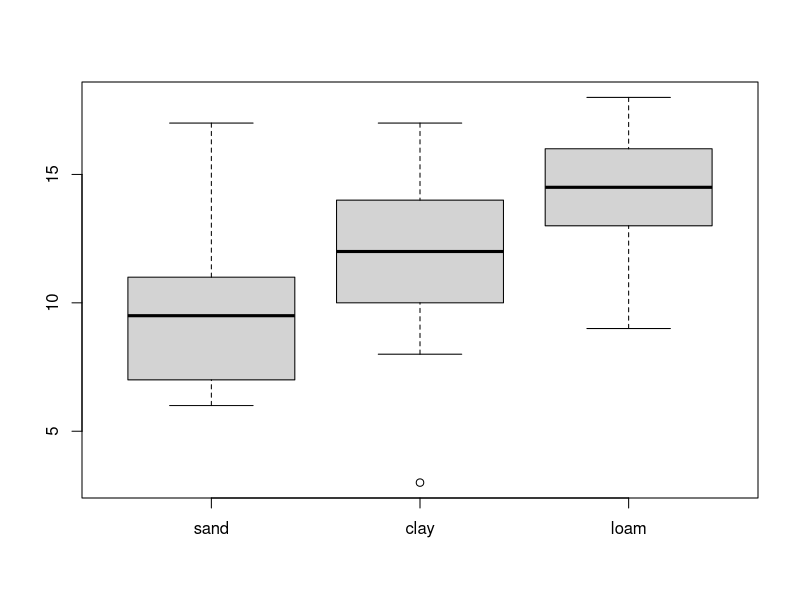
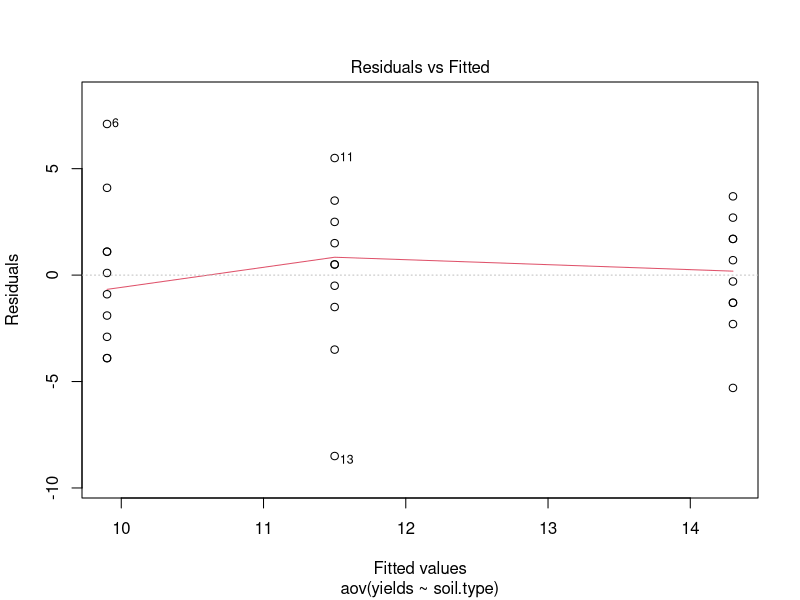
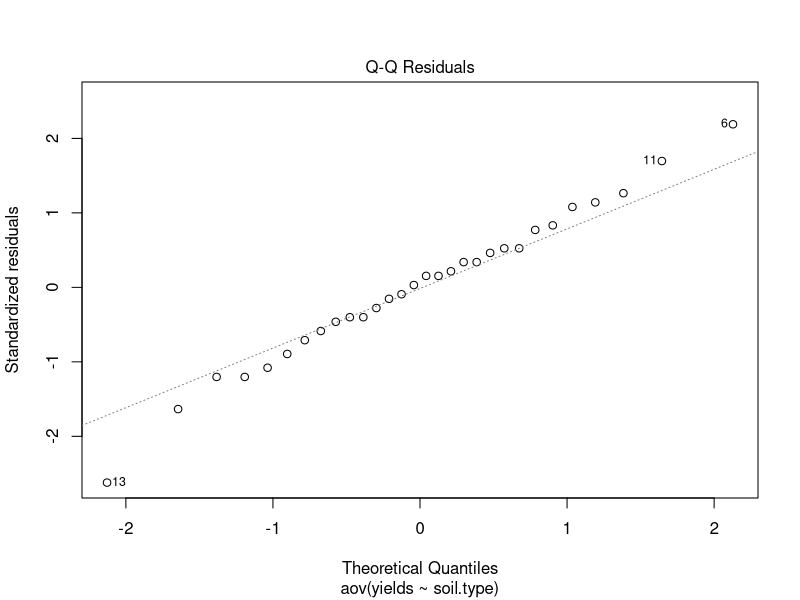
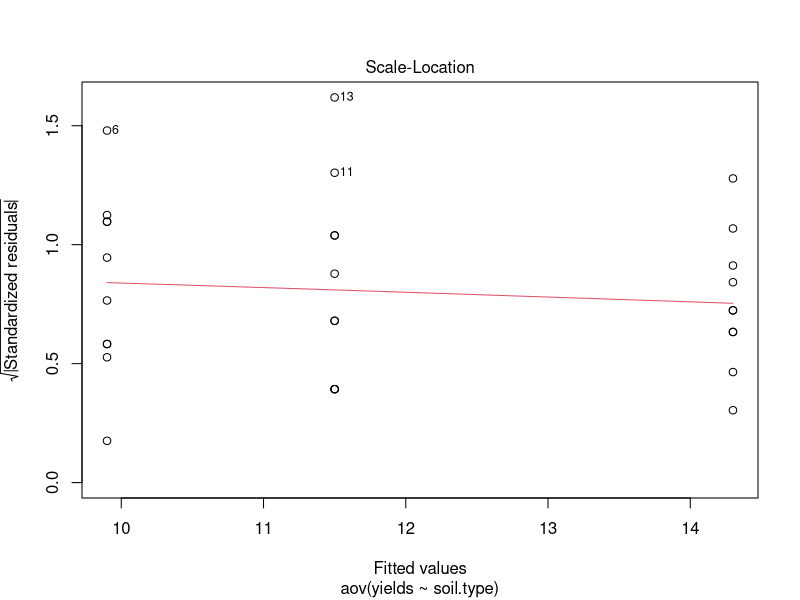
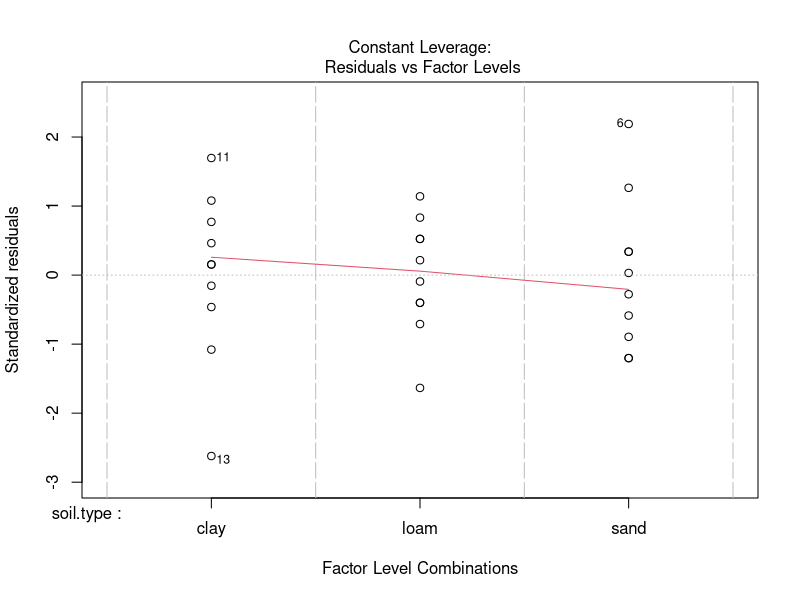

These figures' R source, in order: (Note: this script raises an error after producing the figures.)
## ---- chunk 1
sand <- c(6,10,8,6,14,17,9,11,7,11)
clay <- c(17,15,3,11,14,12,12,8,10,13)
loam <- c(13,16,9,12,15,16,17,13,18,14)
dati <- data.frame(sand,clay,loam)
dati
## ---- chunk 2
colMeans(dati)
boxplot(dati)
## ---- chunk 3
soil.type <- c(rep("sand",10),
               rep("clay",10),
               rep("loam",10))
yields <- c(sand, clay, loam)
dati.new <- data.frame(soil.type, yields)
dati.new
## ---- chunk 4
by(dati.new$yields, dati.new$soil.type, var)
fligner.test(yields ~ soil.type, data=dati.new)
## ---- chunk 5
anova.yields <- aov(yields ~ soil.type, data=dati.new)
summary(anova.yields)
## ---- chunk 6
anova(lm(yields ~ soil.type, data=dati.new))
## ---- chunk 7
anova.yields <- aov(yields ~ soil.type, data=dati.new)
plot(anova.yields)
## ---- chunk 8
mod <- lm(yields ~ soil.type, data=dati.new)
summary(mod)
## ---- chunk 9
dati.relevel <- dati.new
dati.relevel$soil.type <- relevel(dati.relevel$soil.type, ref="sand")
mod.relevel <- lm(yields ~ soil.type, data=dati.relevel)
summary(mod.relevel)
## ---- chunk 10
# Tukey Honestly Significant Differences
TukeyHSD(anova.yields) # where anova.yields comes from aov()
plot(TukeyHSD(anova.yields))
## ---- chunk 11
pairwise.t.test(dati.new$yields, dati.new$soil.type, p.adjust.method = "bonferroni")
